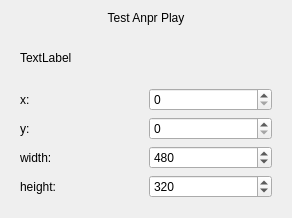
<?xml version="1.0" encoding="UTF-8"?>
<ui version="4.0">
 <class>TestAnprPlay</class>
 <widget class="QWidget" name="TestAnprPlay">
  <property name="geometry">
   <rect>
    <x>0</x>
    <y>0</y>
    <width>292</width>
    <height>218</height>
   </rect>
  </property>
  <property name="windowTitle">
   <string>Dialog</string>
  </property>
  <layout class="QVBoxLayout" name="verticalLayout">
   <property name="spacing">
    <number>0</number>
   </property>
   <item>
    <widget class="QLabel" name="label_title">
     <property name="text">
      <string>Test Anpr Play</string>
     </property>
     <property name="alignment">
      <set>Qt::AlignCenter</set>
     </property>
    </widget>
   </item>
   <item>
    <widget class="QWidget" name="widget_background" native="true">
     <property name="sizePolicy">
      <sizepolicy hsizetype="Preferred" vsizetype="Expanding">
       <horstretch>0</horstretch>
       <verstretch>0</verstretch>
      </sizepolicy>
     </property>
     <layout class="QGridLayout" name="gridLayout_2">
      <item row="1" column="0">
       <layout class="QGridLayout" name="gridLayout">
        <item row="0" column="0">
         <widget class="QLabel" name="label_2">
          <property name="text">
           <string>x:</string>
          </property>
         </widget>
        </item>
        <item row="0" column="1">
         <widget class="QSpinBox" name="spinBox_x">
          <property name="maximum">
           <number>9999</number>
          </property>
         </widget>
        </item>
        <item row="1" column="0">
         <widget class="QLabel" name="label_3">
          <property name="text">
           <string>y:</string>
          </property>
         </widget>
        </item>
        <item row="1" column="1">
         <widget class="QSpinBox" name="spinBox_y">
          <property name="maximum">
           <number>9999</number>
          </property>
         </widget>
        </item>
        <item row="2" column="0">
         <widget class="QLabel" name="label_4">
          <property name="text">
           <string>width:</string>
          </property>
         </widget>
        </item>
        <item row="2" column="1">
         <widget class="QSpinBox" name="spinBox_width">
          <property name="minimum">
           <number>0</number>
          </property>
          <property name="maximum">
           <number>9999</number>
          </property>
          <property name="value">
           <number>480</number>
          </property>
         </widget>
        </item>
        <item row="3" column="0">
         <widget class="QLabel" name="label_5">
          <property name="text">
           <string>height:</string>
          </property>
         </widget>
        </item>
        <item row="3" column="1">
         <widget class="QSpinBox" name="spinBox_height">
          <property name="minimum">
           <number>0</number>
          </property>
          <property name="maximum">
           <number>9999</number>
          </property>
          <property name="value">
           <number>320</number>
          </property>
         </widget>
        </item>
       </layout>
      </item>
      <item row="0" column="0">
       <widget class="QLabel" name="label_rect">
        <property name="text">
         <string>TextLabel</string>
        </property>
       </widget>
      </item>
     </layout>
    </widget>
   </item>
  </layout>
 </widget>
 <resources/>
 <connections/>
</ui>
